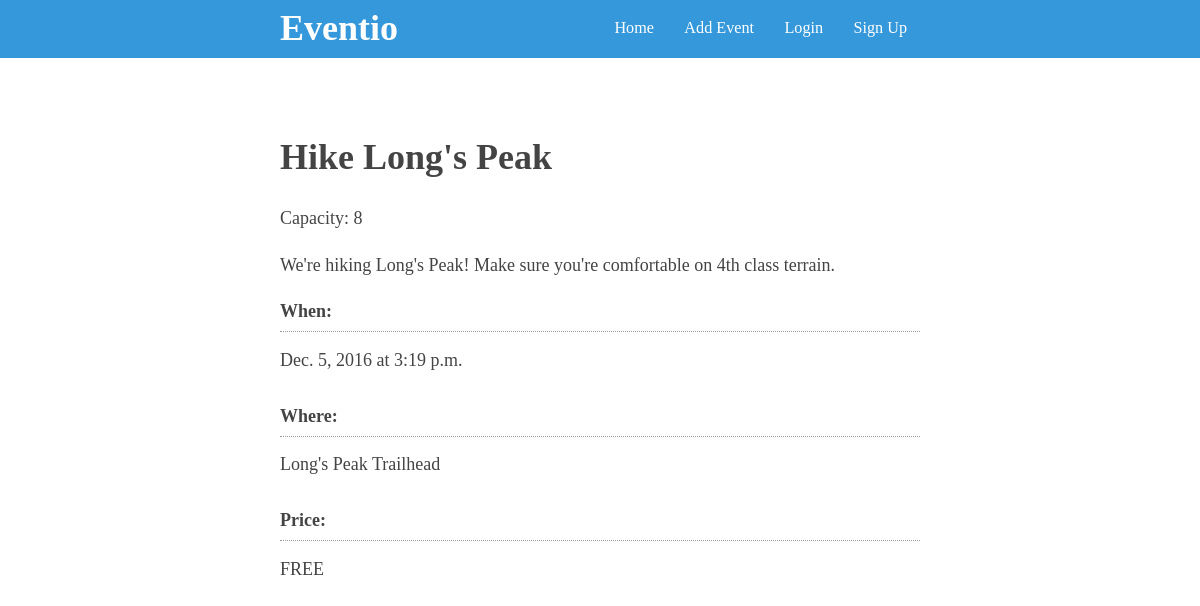
/event/2/, run on the app's committed database.
### events/models.py (models this page shows, shortened)
class Event(models.Model):
    name = models.CharField(max_length=255)
    description = models.TextField()
    start_time = models.DateTimeField()
    location = models.CharField(max_length=255)
    owner = models.ForeignKey(User, related_name='authored_events')
    price = models.DecimalField(blank=True, null=True, decimal_places=2, max_digits=6)
    capacity = models.PositiveSmallIntegerField(blank=True, null=True)

### events/views.py (the view)
# urls.py: url(r'^event/(?P<pk>\d+)/$', event_detail, name='event'),
def event_detail(request, pk):
    event = get_object_or_404(Event, pk=pk)
    return render(request, 'event_detail.html', {'event': event})

### templates/event_detail.html (shortened to what this page needs)
{% extends '_partials/base.html' %}
{% block content %}
    <h1>{{ event.name }}</h1>
    <p>
        {% if event.capacity %}
            Capacity: {{ event.capacity }}
        {% endif %}
    </p>
    <p>
        {{ event.description }}
    </p>
    <dl>
        <dt>When:</dt>
        <dd>{{ event.start_time|date }} at {{ event.start_time|time }}</dd>
        <dt>Where: </dt>
        <dd>{{ event.location }}</dd>
        <dt>Price:</dt>
        <dd>
            {% if event.price %}
                ${{ event.price }}
            {% else %}
                FREE
            {% endif %}
        </dd>
    </dl>
{% endblock content %}

### assets/css/app.css (style rules this page uses)
body { color: #444; font-size: 18px; line-height: 1.6; margin: 0; padding: 0 0 60px; }
h1, h2, h3 { line-height: 1.2; }
dd { margin-bottom: 1.5em; margin-left: 0; }
dt { border-bottom: 1px dotted #999; font-weight: bold; margin-bottom: 0.75em; padding-bottom: 0.3em; }

### data on the page
Event: name "Hike Long's Peak", capacity "8", description "We're hiking Long's Peak! Make sure you're comfortable on 4th class terrain.", start_time "Dec. 5, 2016", start_time "3:19 p.m.", location "Long's Peak Trailhead"
